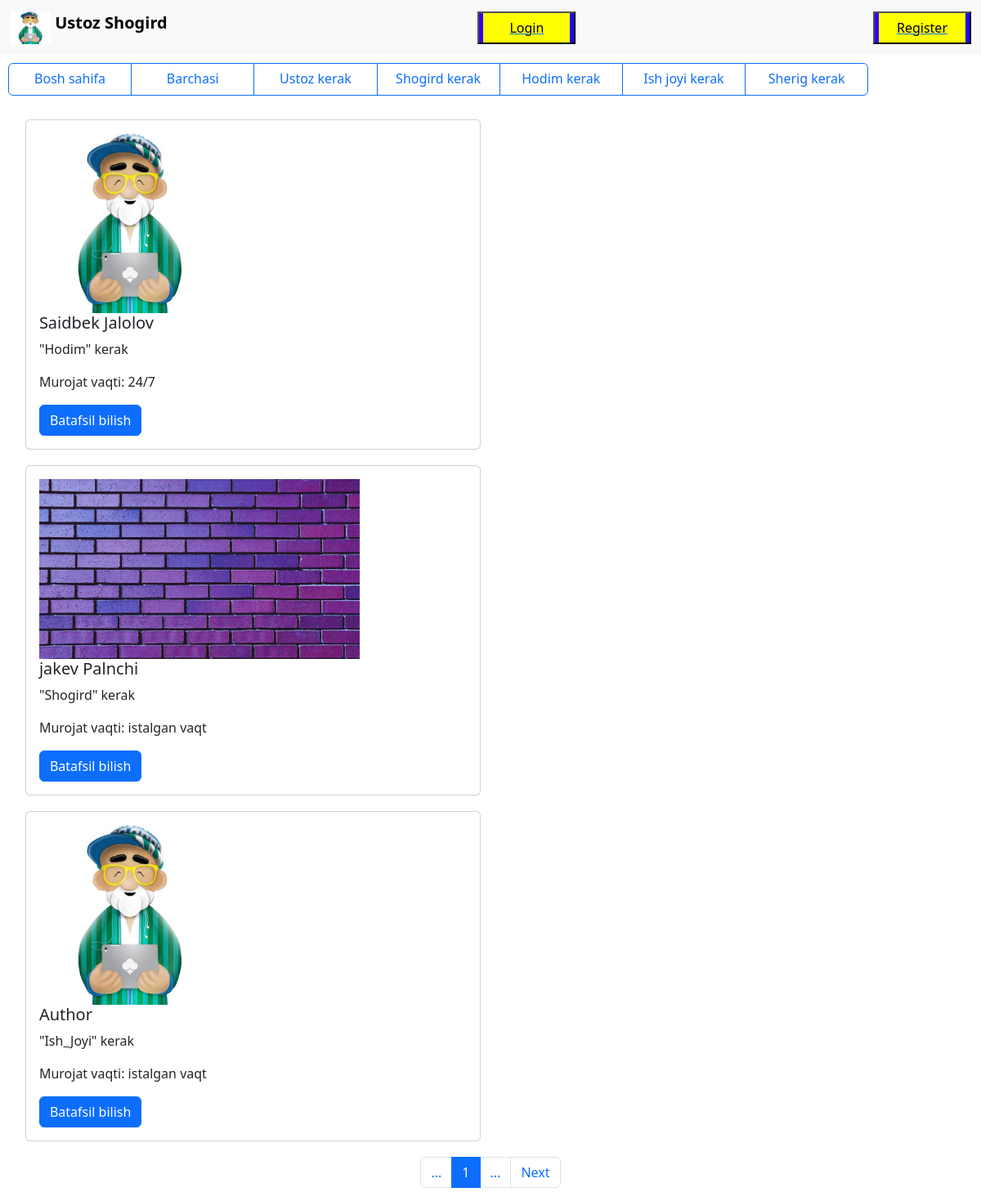
Page /list/ on the committed database.
### post/models.py (models this page shows, shortened)
class Post(models.Model):
    drift = models.CharField(max_length=100,choices=tanlov)
    name = models.CharField(max_length=130,verbose_name="Ism familyangiz")
    slug = AutoSlugField(populate_from='name',unique=True)
    age = models.PositiveIntegerField(verbose_name="Yoshingiz")
    address = models.CharField(max_length=300,verbose_name="Manzilingiz")
    technology = models.CharField(max_length=500,verbose_name="Texnologiya, men",help_text='..larni bilaman')
    jobs = models.CharField(max_length=300,verbose_name="Kasp")
    price = models.CharField(max_length=100,verbose_name="Talab qilinadigan summa")
    application_time = models.CharField(max_length=51,verbose_name="Murojat qilish vaqti")
    phone = models.CharField(max_length=120,verbose_name="Bog'lanish uchun tel nomer")
    photo = models.ImageField(upload_to='photo/%Y/%m/',default='default/ustoz_shogird.jpg', blank=True, null=True)
    title = models.TextField(verbose_name="Qo'shimcha malumot")
    author = models.ForeignKey(CustomUser,on_delete=models.CASCADE,related_name='account')
    status = models.BooleanField(default=False)
    created_at = models.DateTimeField(auto_now=True)
    class Meta:
        ordering = ['-created_at']

### post/views.py (the view)
# urls.py: path('list/',list_view,name='list'),
def list_view(request):
    posts = Post.objects.filter(status = True)
    paginator = Paginator(posts,3)
    page = request.GET.get('page')
    try:
        posts = paginator.page(page)
    except PageNotAnInteger:
        posts = paginator.page(1)
    except EmptyPage:
        posts = paginator.page(paginator.num_pages)
    return render(request, 'list.html', {'posts':posts, 'page':page})

### template/list.html
{% extends 'base.html' %}
{% block content %}
    {% for post in posts %}
    <div style="margin: 0.5cm;" class="row">
        <div class="col-sm-6 mb-3 mb-sm-0">
          <div class="card">
            <div class="card-body">
              <img height="220px" title="{{post.name}}"  src="{{ post.photo.url }}">
              <h5 class="card-title">{{ post.name }}</h5>
              <p class="card-text">"{{post.drift.title}}" kerak</p>
              <p class="card-text">Murojat vaqti: {{ post.application_time }}</p>
              <a href="{% url 'post_detail' post.slug %}" class="btn btn-primary">Batafsil bilish</a>
            </div>
          </div>
        </div>
      </div>
    {% endfor %}
    {% include "paginator.html" with page=posts %}
{% endblock content %}

### template/base.html (shortened to what this page needs)
{% load static %}
<!DOCTYPE html>
<html lang="en">
    <head>
        <link rel="stylesheet" href="{% static 'css/base.css' %}">
        <link href="https://cdn.jsdelivr.net/npm/bootstrap@5.3.0-alpha2/dist/css/bootstrap.min.css" rel="stylesheet">
  </head>
  <body>
    <header>
    {% if user.is_authenticated %}
      <ul class="nav nav-tabs" id="myTab" role="tablist">
        <li class="nav-item" role="presentation">
          <button class="nav-link active" id="home-tab" data-bs-toggle="tab" data-bs-target="#home" type="button" role="tab" aria-controls="home" aria-selected="true">Home</button>
        </li>
        <li class="nav-item" role="presentation">
          <button class="nav-link" id="profile-tab" data-bs-toggle="tab" data-bs-target="#profile" type="button" role="tab" aria-controls="profile" aria-selected="false">Profile</button>
        </li>
        <li class="nav-item" role="presentation">
          <button class="nav-link" id="messages-tab" data-bs-toggle="tab" data-bs-target="#messages" type="button" role="tab" aria-controls="messages" aria-selected="false">Ariza joylash</button>
        </li>
        <li class="nav-item" role="presentation">
          <button class="nav-link" id="settings-tab" data-bs-toggle="tab" data-bs-target="#settings" type="button" role="tab" aria-controls="settings" aria-selected="false">Logout</button>
        </li>
      </ul>
      <div class="tab-content">
        <div class="tab-pane active" id="home" role="tabpanel" aria-labelledby="home-tab" tabindex="0">
          <div id="clock"></div>
          <script class="soat">
            setInterval(() =>{
              let date = new Date()
              let clock = document.getElementById('clock');
              clock.innerHTML ="<b style='color:red;'>TIME</b>: " +
              date.getHours() + ":" +
              date.getMinutes() +":" +
              date.getSeconds()},1000);
          </script>
        </div>
        <div class="tab-pane" id="profile" role="tabpanel" aria-labelledby="profile-tab" tabindex="0">
          Accountga o'zgartirish kiritish uchun <a style="text-decoration: none;" href="{% url 'profile' user.pk %}" ><b>profile</b></a> ustiga bosing va istagan o'zgartirishni kiriting
        </div>
        <div class="tab-pane" id="messages" role="tabpanel" aria-labelledby="messages-tab" tabindex="0">
          <b>Ariza yuborish uchun <a style="text-decoration: none;" href="{% url 'post_new' %}">ariz yuborish</a> ustiga bosing </b>
        </div>
        <div class="tab-pane" id="settings" role="tabpanel" aria-labelledby="settings-tab" tabindex="0">Accountdan chiqish uchun <a href="{% url 'logout' %}">logout </a>ustiga bosing</div>
      </div>
    {% else %}
      <nav class="navbar bg-body-tertiary">
        <div class="container-fluid">
          <a class="navbar-brand" href="{% url 'home' %}">
            <img src="http://127.0.0.1:8000/media/default/ustoz_shogird.jpg" alt="Logo" width="50" height="40" class="d-inline-block align-text-top">
            <b>Ustoz Shogird</b>
          </a>
          <a href="{% url 'login' %}"><button>Login</button></a>
          <a href="{% url 'signup' %}"><button>Register</button></a>
        </div>
      </nav>
      {% endif %}
    <div style="margin: 10px;" class="btn-group" role="group" aria-label="Basic outlined example">
        <a style="height: 40px;width: 4cm;" class="btn btn-outline-primary" href="{% url 'home' %}" role="button">Bosh sahifa</a>
        <a style="height: 40px;width: 4cm;" class="btn btn-outline-primary" href="{% url 'list' %}" role="button">Barchasi</a>
        <a style="height: 40px;width: 4cm;" class="btn btn-outline-primary" href="{% url 'list_shogird' %}" role="button">Ustoz kerak</a>
        <a style="height: 40px;width: 4cm;" class="btn btn-outline-primary" href="{% url 'list_ustoz' %}" role="button">Shogird kerak</a>
        <a style="height: 40px;width: 4cm;" class="btn btn-outline-primary" href="{% url 'list_ishchi' %}" role="button">Hodim kerak</a>
        <a style="height: 40px;width: 4cm;" class="btn btn-outline-primary" href="{% url 'list_hodim' %}" role="button">Ish joyi kerak</a>
        <a style="height: 40px;width: 4cm;" class="btn btn-outline-primary" href="{% url 'list_sherig' %}" role="button">Sherig kerak</a>
    </div>
    </header>
    <div>
        {% block content %}
        {% endblock content %}
    </div>
  </body>
</html>

### template/paginator.html (shortened to what this page needs)
<nav aria-label="Page navigation example">
    <ul class="pagination justify-content-center">
      <li class="page-item"><a class="page-link">...</a></li>
      <li class="page-item active" aria-current="page">
        <span class="page-link">{{ page.number }}</span>
      </li>
      <li class="page-item"><a class="page-link">...</a></li>
    {% if page.has_next %}
        <li class="page-item">
            <a class="page-link" href="?page={{ page.next_page_number }}">Next</a>
        </li>
    {% endif %}
    </ul>
  </nav>

### static/css/base.css (style rules this page uses)
nav div button { position: relative; width: 120px; height: 40px; background: yellow; text-decoration: none; display: flex; justify-content: center; align-items: center; overflow: hidden; }
nav div button::before, nav div button::after { position: absolute; content: ""; width: 5px; height: 100%; transition: 500ms; }
nav div button::before { left: 0; background: rgb(48, 3, 250); }
nav div button::after { right: 0; background: rgb(34, 5, 255); }

### rows in the picture
Post: photo (picture), name "Saidbek Jalolov", drift "Hodim", application_time "24/7"
Post: photo (picture), name "jakev Palnchi", drift "Shogird", application_time "istalgan vaqt"
Post: photo (picture), name "Author", drift "Ish_Joyi", application_time "istalgan vaqt"

### other values in the picture
{{ page.number }} "1"
